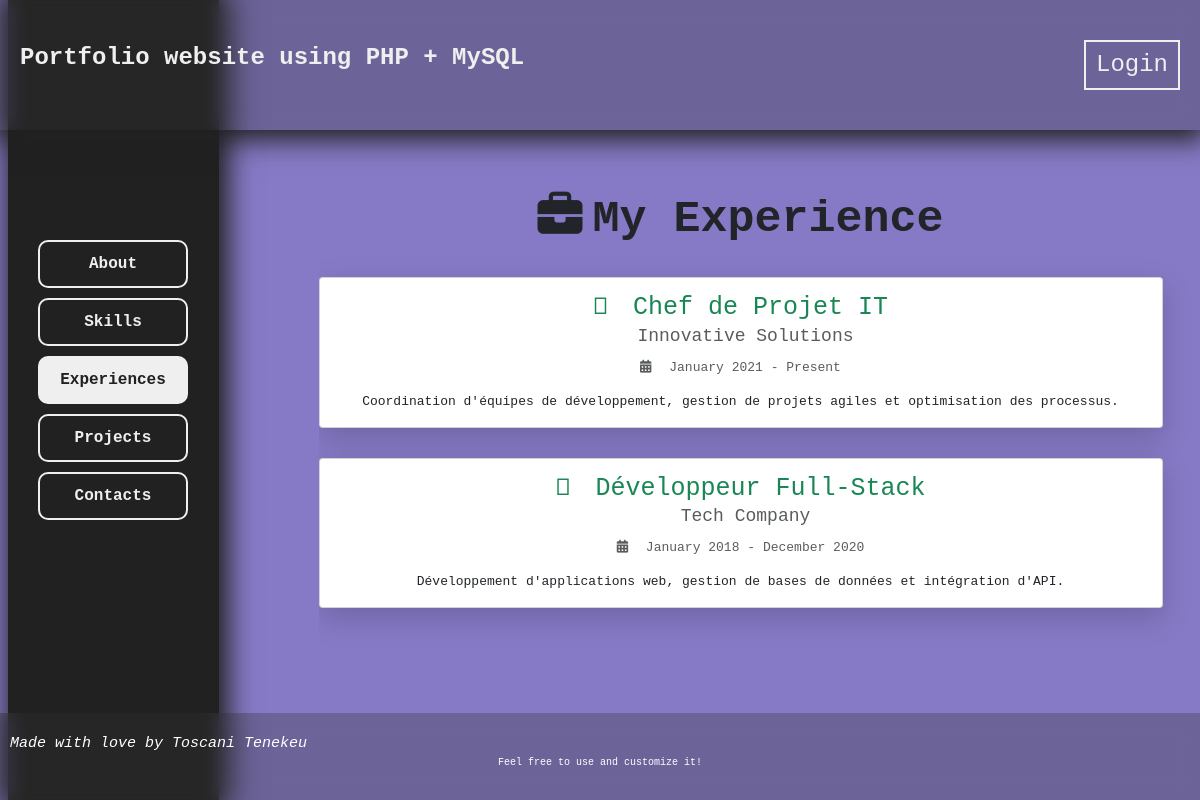
Page /views/standard_experiences.php on the committed database.
### tables this page shows
CREATE TABLE `experiences` (
  `id` int(11) NOT NULL,
  `user_id` int(11) NOT NULL,
  `title` varchar(100) NOT NULL,
  `title_icon` varchar(100) NOT NULL,
  `company` varchar(100) NOT NULL,
  `company_icon` varchar(10) NOT NULL,
  `start_date` date NOT NULL,
  `end_date` date DEFAULT NULL,
  `tasks_description` text NOT NULL,
  `date` timestamp NOT NULL DEFAULT current_timestamp() ON UPDATE current_timestamp()
);

CREATE TABLE `users` (
  `id` int(11) NOT NULL,
  `email` varchar(100) DEFAULT NULL,
  `full_name` varchar(100) DEFAULT NULL,
  `tel` varchar(100) DEFAULT NULL,
  `age` int(11) DEFAULT NULL,
  `password` text DEFAULT NULL
);

### views/standard_experiences.php (the view, shortened to what this page needs)
<?php
require '../db/connection.php';
$stmt = $pdo->prepare("SELECT id FROM users WHERE email = ?");
$stmt->execute(['toscanisoft@gmail.com']);
$user = $stmt->fetch();
$stmt = $pdo->prepare("SELECT * FROM experiences WHERE user_id = ? ORDER BY start_date DESC");
$stmt->execute([$user['id']]);
$experiences = $stmt->fetchAll();
$stmt = $pdo->prepare("SELECT full_name FROM users WHERE id = ?");
$stmt->execute([$user['id']]);
$userData = $stmt->fetch();
?>
<!DOCTYPE html>
<html lang="en">
<head>
    <link href="https://cdn.jsdelivr.net/npm/bootstrap@5.3.2/dist/css/bootstrap.min.css" rel="stylesheet"
>
    <link rel="stylesheet" href="https://cdnjs.cloudflare.com/ajax/libs/font-awesome/6.4.2/css/all.min.css"
 />
    <link rel="stylesheet" href="../assets/css/main.css">
</head>
<body>
    <header class="header container-fluid">
        <nav class="nav">
            <p>Portfolio website using PHP + MySQL</p>
            <button class="user-btn" type="button" id="userMenuButton" onclick="window.location.href='../dashboard/views/choice.php'">
                <span>Login</span>
            </button>
        </nav>
    </header>
    <main class="main container-fluid">
        <div class="left-side">
            <div class="navigation-link">
                <a href="./standard_main.php">About</a>
                <a href="./standard_skills.php">Skills</a>
                <a href="./standard_experiences.php" class="active">Experiences</a>
                <a href="./standard_projects.php">Projects</a>
                <a href="./standard_contacts.php">Contacts</a>
            </div>
        </div>
        <div class="right-side">
            <h1 class="text-dark mb-5" style="font-size: 4.5rem; font-weight: bolder; margin-top: 3rem;">
                <i class="fas fa-briefcase me-3"></i>My Experience
            </h1>
            <div class="timeline w-100">
                <?php foreach($experiences as $experience): ?>
                    <div class="card mb-5 shadow-lg">
                        <div class="card-body p-4">
                            <h3 class="card-title text-success" style="font-size: 2.5rem;">
                                <i class="<?= htmlspecialchars($experience['title_icon']) ?> me-3"></i>
                                <?= htmlspecialchars($experience['title']) ?>
                            </h3>
                            <h4 class="card-subtitle mb-3 text-muted" style="font-size: 1.8rem;">
                                <?= htmlspecialchars($experience['company']) ?>
                            </h4>
                            <p class="card-text text-muted mb-4" style="font-size: 1.3rem;">
                                <i class="fas fa-calendar-alt me-3"></i>
                                <?= date('F Y', strtotime($experience['start_date'])) ?> -
                                <?= $experience['end_date'] ? date('F Y', strtotime($experience['end_date'])) : 'Present' ?>
                            </p>
                            <div class="tasks-description" style="font-size: 1.3rem;">
                                <?= nl2br(htmlspecialchars($experience['tasks_description'])) ?>
                            </div>
                        </div>
                    </div>
                <?php endforeach; ?>
            </div>
        </div>
    </main>
    <footer class="footer container-fluid">
        <em class="text-white" style="font-size: 1.5rem;">Made with love by <?= htmlspecialchars($userData['full_name']) ?></em>
        <p class="text-white text-center">Feel free to use and customize it!</p>
    </footer>
</body>
</html>

### assets/css/main.css (style rules this page uses)
* { padding: 0; margin: 0; box-sizing: border-box; border: 0; text-decoration: none !important; }
html { font-size: 10px !important; }
body { display: flex; background:rgba(32, 11, 151, 0.541); height: 100vh; width: auto; flex-direction: column; align-items: center; overflow: auto; font-family: 'Courier New', Courier, monospace; }
.header { padding: 4rem 2rem; width: 100%; background-color: rgba(50, 50, 50, .3) !important; backdrop-filter: blur(10px) !important; box-shadow: 0 5px 25px 5px #212121 !important; position: fixed; z-index: 999; }
.header > .nav { display: flex; flex-direction: row; justify-content: space-between; text-align: center; font-size: x-large; }
.nav p { color: #EFEFEF; font-weight: bold; }
.nav button { color: #EFEFEF; background: transparent; border: 2px solid #EFEFEF; text-align: center; padding: .5rem 1rem; }
.main { flex: 1; display: flex; flex-direction: row; gap: 10rem; }
.main > .left-side { flex: 1; background-color: #212121; box-shadow: 5px 0px 25px 5px #212121 !important; height: 100%; display: flex; align-items: center; justify-content: center; box-sizing: border-box; flex-wrap: wrap; }
.left-side > .navigation-link { position: fixed; background: transparent!; top: 30%; display: flex; flex-direction: column; gap: 1rem; justify-content: space-evenly; }
.navigation-link > a { padding: 1rem 2rem; border-radius: 1rem; background-color: transparent; border: 2px solid #EFEFEF; color: #EFEFEF; font-weight: bold; text-align: center; font-size: medium; }
.main > .right-side { flex: 4; display: flex; justify-content: center; align-items: center; text-align: center; flex-direction: column; flex-wrap: wrap; padding-top: 10%; padding-bottom: 10%; overflow-y: scroll; padding-right: 3rem; }
.navigation-link > .active { background: #EFEFEF; color: #212121; }
.footer { background-color: rgba(50, 50, 50, .3) !important; backdrop-filter: blur(10px) !important; padding: 2rem 1rem; width: 100%; position: fixed; bottom: 0; z-index: 999; }

### rows in the picture
experiences: title "Chef de Projet IT", company "Innovative Solutions", start_date "January 2021", shows "Present", tasks_description "Coordination d'équipes de développement, gestion de projets agiles et optimisation des processus."
experiences: title "Développeur Full-Stack", company "Tech Company", start_date "January 2018", end_date "December 2020", tasks_description "Développement d'applications web, gestion de bases de données et intégration d'API."
users: full_name "Toscani Tenekeu"
